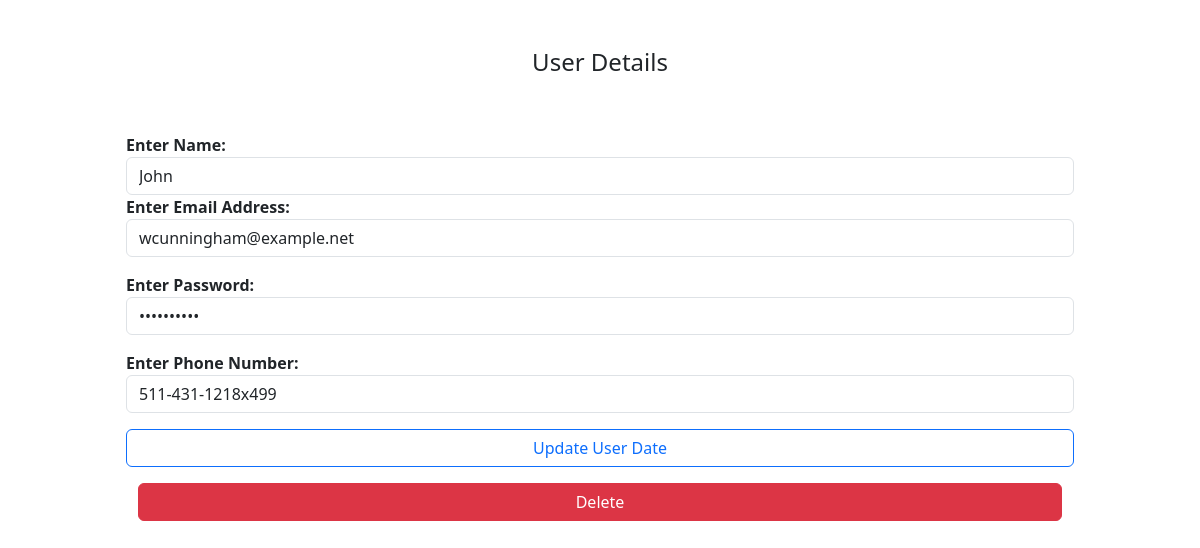
The page /user/63 on the database its author committed.
### models.py (models this page shows, shortened)
class User(db.Model):
    id = db.Column(db.Integer, primary_key=True)
    name = db.Column(db.String(60) )
    email = db.Column(db.String(60))
    password = db.Column(db.String(500))
    mobile_number = db.Column(db.String(300))
    create_at = db.Column(
        db.TIMESTAMP,
        default=datetime.utcnow,
        nullable=False
      )

### main.py (the view, shortened to what this page needs)
@app.route('/user/<int:id>', methods=['GET', 'POST'])
def retrieve_update_user(id):
    user = User.query.filter_by(id=id).first()
    if request.method == 'GET':
        return render_template('user_details.html', user=user)
    else:
        return jsonify({"status": 500, "message": "HTTP method not allowed."})

### templates/user_details.html
{% extends "base.html" %}
{% block content %}
<div class="container p-5">
    <h4 class="text-center">User Details </h4>
    <form action="/user/{{user.id}}" method="POST" class="col p-5 justify-content-center">
        <div class="form-group justify-content-center">
            <label for="exampleInputEmail1" class="fw-bold">Enter Name:</label>
            <input type="text" name="name" class="form-control" id="exampleInputEmail1" aria-describedby="emailHelp"
                placeholder="Enter Name" value="{{ user.name }}" required>
            <div class="form-group mb-3 justify-content-center">
                <label for="exampleInputPassword1" class="fw-bold">Enter Email Address:</label>
                <input type="email" name="email" class="form-control" id="exampleInputPassword1"
                    placeholder="Email Address" value="{{ user.email }}" required>
            </div>
            <div class="form-group mb-3 justify-content-center">
                <label for="exampleInputPassword1" class="fw-bold">Enter Password:</label>
                <input type="password" name="password" class="form-control" id="exampleInputPassword1"
                    placeholder="Password" value="{{ user.password }}" required>
            </div>
            <div class="form-group mb-3 justify-content-center">
                <label for="exampleInputPassword1" class="fw-bold">Enter Phone Number:</label>
                <input type="tel" name="mobile_number" class="form-control" id="exampleInputPassword1"
                    placeholder="Phone Number" value="{{ user.mobile_number }}" required>
            </div>
            <button type="submit " class="btn btn-outline-primary justify-content-center w-100 mb-3 ">Update User
                Date</button>
            <div class="container-fluid ">
                <a class="btn btn-danger btn-custom w-100" href="/user/{{user.id }}/delete">Delete</a>
            </div>
    </form>
</div>
{% endblock %}

### rows shown on the page
User: name "John", email "wcunningham@example.net", mobile_number "511-431-1218x499"
